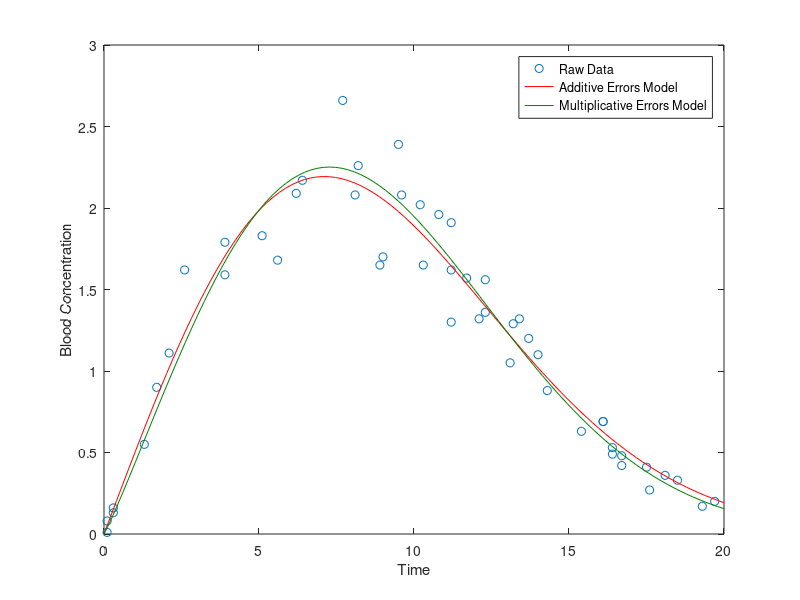

Write the MATLAB code that produced this figure.
function fit_test()
time = [ 0.1   0.1   0.3   0.3   1.3   1.7   2.1   2.6   3.9   3.9 ...
         5.1   5.6   6.2   6.4   7.7   8.1   8.2   8.9   9.0   9.5 ...
         9.6  10.2  10.3  10.8  11.2  11.2  11.2  11.7  12.1  12.3 ...
        12.3  13.1  13.2  13.4  13.7  14.0  14.3  15.4  16.1  16.1 ...
        16.4  16.4  16.7  16.7  17.5  17.6  18.1  18.5  19.3  19.7];
conc = [0.01  0.08  0.13  0.16  0.55  0.90  1.11  1.62  1.79  1.59 ...
        1.83  1.68  2.09  2.17  2.66  2.08  2.26  1.65  1.70  2.39 ...
        2.08  2.02  1.65  1.96  1.91  1.30  1.62  1.57  1.32  1.56 ...
        1.36  1.05  1.29  1.32  1.20  1.10  0.88  0.63  0.69  0.69 ...
        0.49  0.53  0.42  0.48  0.41  0.27  0.36  0.33  0.17  0.20];
plot(time,conc,'o');
xlabel('Time');
ylabel('Blood Concentration');
modelFun =  @(p,x) p(3) .* (x ./ p(1)).^(p(2)-1) .* exp(-(x ./ p(1)).^p(2));
startingVals = [10 2 5];
coefEsts = nlinfit(time, conc, modelFun, startingVals);
xgrid = linspace(0,20,100);
line(xgrid, modelFun(coefEsts, xgrid), 'Color','r');

coefEsts2 = nlinfit(time, log(conc), @(p,x)log(modelFun(p,x)), startingVals);
line(xgrid, modelFun(coefEsts2, xgrid), 'Color',[0 .5 0]);
legend({'Raw Data' 'Additive Errors Model' 'Multiplicative Errors Model'});
